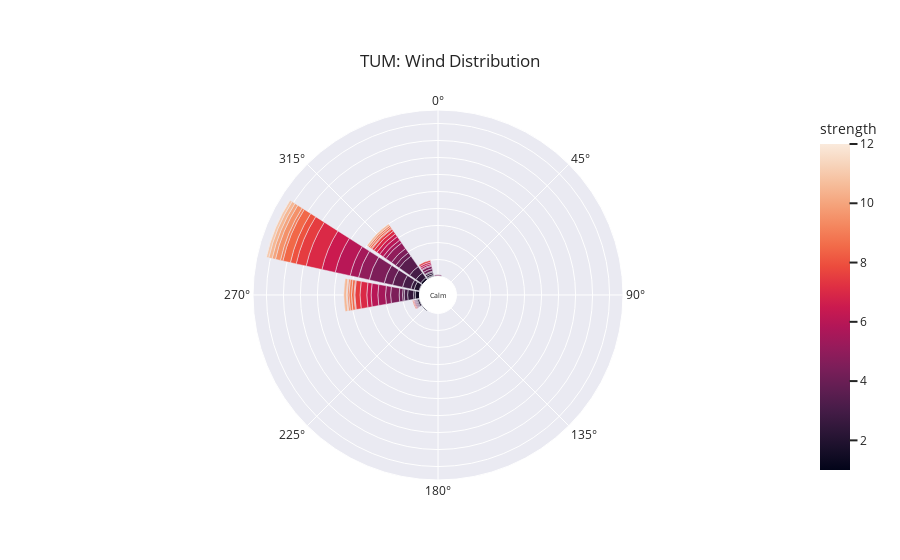
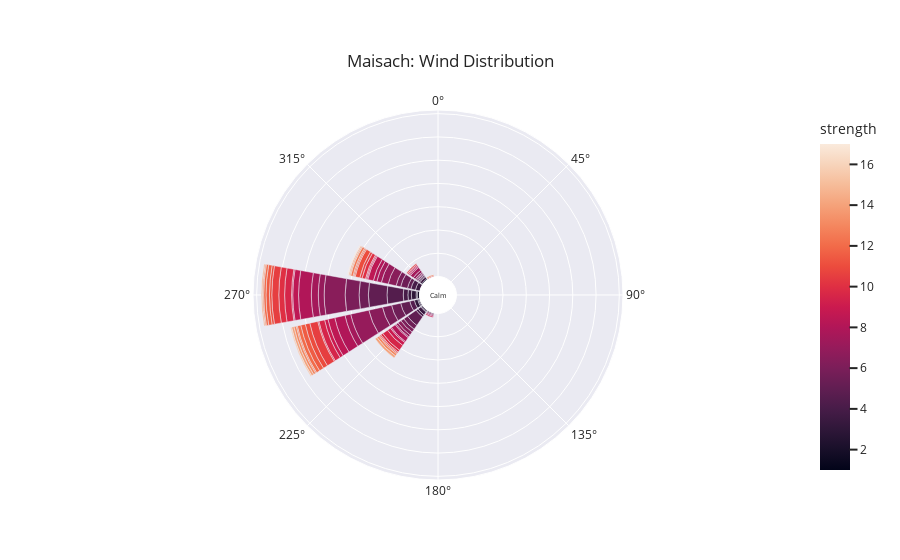
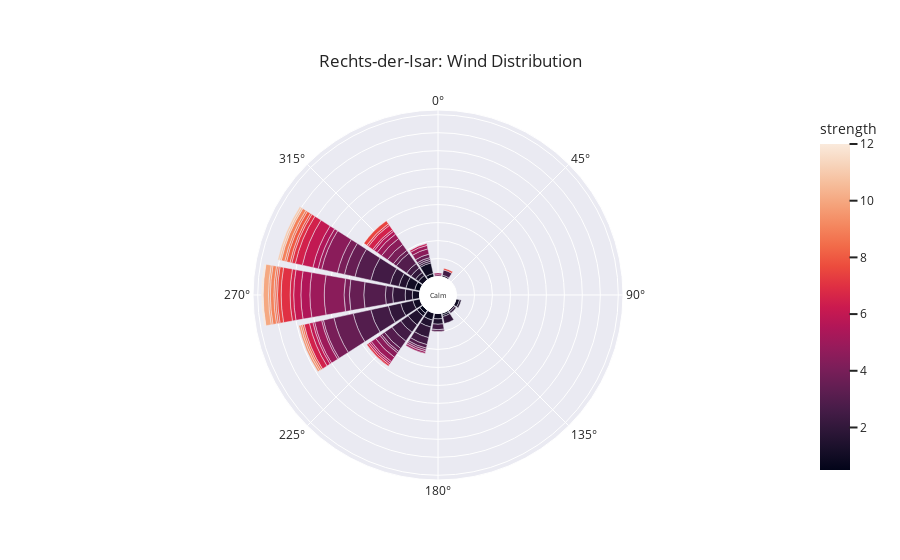
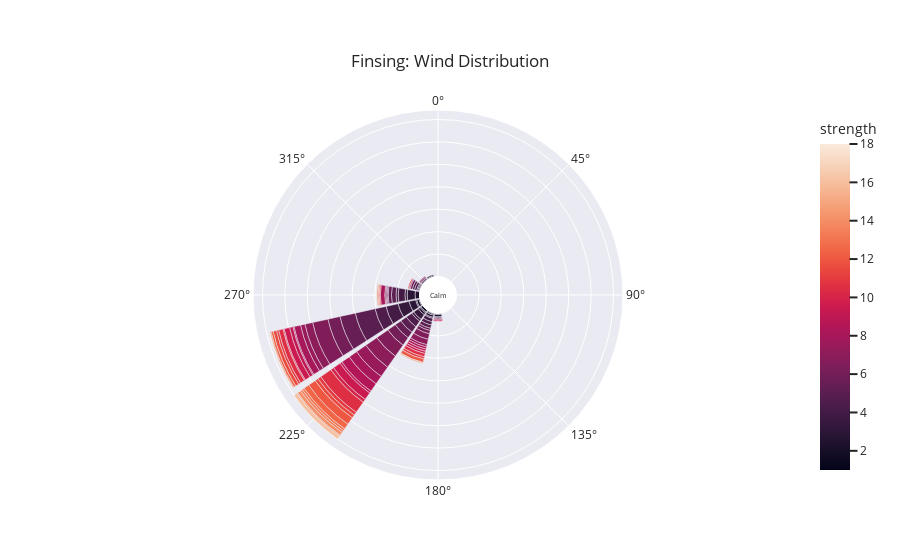

The cell these charts' notebook holds for them, in order:
### Code cell
# plot wind at 3m pole inlet
plot_wind_rose(df,6, 'TUM')
# Maisach
plot_wind_rose(df,1, 'Maisach')
# Rechts-der-Isar
plot_wind_rose(df,2, 'Rechts-der-Isar')
# Finsing
plot_wind_rose(df,15, 'Finsing')
# Großhadern
plot_wind_rose(df,4, 'Großhadern')
# Großhadern
plot_wind_rose(df,5, 'Pasing')
# Feldkirchen
plot_wind_rose(df,7, 'Feldkirchen')
# Taufkirchen
plot_wind_rose(df,8, 'Taufkirchen')
# Finsing
plot_wind_rose(df,14, 'DLR')

### Figure 1 — Plotly figure (JSON) as saved in the notebook; plotly's stock layout.template omitted (floating-point values rounded to 4 significant figures)
{"data": [{"hovertemplate": "count=%{r}<br>cardinal_direction=%{theta}<br>strength=%{marker.color}<extra></extra>", "legendgroup": "", "marker": {"color": [1, 1, 1, 1, 1.5, 1.5, 1.5, 1.5, 2, 2, 2, 2, 2.5, 2.5, 2.5, 2.5, 2.5, 3, 3, 3, 3, 3.5, 3.5, 3.5, 3.5, 4, 4, 4, 4, 4, 4.5, 4.5, 4.5, 4.5, 4.5, 4.5, 5, 5, 5, 5, 5.5, 5.5, 5.5, 6, 6, 6, 6, 6.5, 6.5, 6.5, 6.5, 7, 7, 7, 7.5, 7.5, 7.5, 7.5, 7.5, 8, 8, 8, 8.5, 8.5, 8.5, 8.5, 9, 9, 9, 9.5, 9.5, 10, 10, 10.5, 10.5, 10.5, 11, 12], "coloraxis": "coloraxis", "pattern": {"shape": ""}}, "name": "", "r": [1, 1, 1, 1, 1, 3, 5, 1, 6, 2, 2, 2, 7, 2, 1, 4, 7, 4, 1, 10, 9, 12, 2, 15, 1, 10, 5, 1, 4, 3, 3, 1, 6, 18, 10, 1, 8, 1, 13, 6, 9, 10, 4, 8, 2, 18, 5, 4, 16, 5, 2, 19, 8, 4, 2, 3, 6, 1, 12, 7, 1, 1, 3, 1, 9, 2, 2, 3, 3, 6, 2, 4, 1, 2, 3, 4, 3, 1], "showlegend": false, "subplot": "polar", "theta": [247.5, 337.5, 0, 225, 292.5, 315, 270, 337.5, 292.5, 337.5, 247.5, 270, 315, 337.5, 247.5, 292.5, 270, 270, 337.5, 292.5, 315, 292.5, 270, 315, 247.5, 292.5, 315, 247.5, 270, 337.5, 337.5, 247.5, 315, 292.5, 270, 0, 315, 337.5, 292.5, 270, 270, 292.5, 315, 270, 337.5, 292.5, 315, 315, 292.5, 270, 337.5, 292.5, 270, 315, 337.5, 315, 270, 247.5, 292.5, 292.5, 315, 270, 270, 247.5, 292.5, 315, 315, 292.5, 270, 292.5, 270, 292.5, 270, 315, 270, 292.5, 292.5, 292.5], "type": "barpolar"}], "layout": {"annotations": [{"font": {"size": 7}, "showarrow": false, "text": "Calm", "x": 0.5, "y": 0.5}], "barmode": "relative", "coloraxis": {"colorbar": {"title": {"text": "strength"}}, "colorscale": [[0, "rgb(2,4,25)"], [0.0625, "rgb(24,15,41)"], [0.125, "rgb(47,23,57)"], [0.1875, "rgb(71,28,72)"], [0.25, "rgb(97,30,82)"], [0.3125, "rgb(123,30,89)"], [0.375, "rgb(150,27,91)"], [0.4375, "rgb(177,22,88)"], [0.5, "rgb(203,26,79)"], [0.5625, "rgb(223,47,67)"], [0.625, "rgb(236,76,61)"], [0.6875, "rgb(242,107,73)"], [0.75, "rgb(244,135,95)"], [0.8125, "rgb(245,162,122)"], [0.875, "rgb(246,188,153)"], [0.9375, "rgb(247,212,187)"], [1, "rgb(250,234,220)"]]}, "legend": {"font": {"size": 14}, "orientation": "h", "tracegroupgap": 0, "x": 0.5, "xanchor": "center", "y": -0.1, "yanchor": "middle"}, "margin": {"t": 110}, "polar": {"angularaxis": {"direction": "clockwise", "rotation": 90}, "domain": {"x": [0, 1], "y": [0, 1]}, "hole": 0.1, "radialaxis": {"linewidth": 0, "showticklabels": false, "ticks": ""}}, "title": {"text": "TUM: Wind Distribution", "xanchor": "center", "yanchor": "top"}}}

### Figure 2 — Plotly figure (JSON) as saved in the notebook; plotly's stock layout.template omitted (floating-point values rounded to 4 significant figures)
{"data": [{"hovertemplate": "count=%{r}<br>cardinal_direction=%{theta}<br>strength=%{marker.color}<extra></extra>", "legendgroup": "", "marker": {"color": [1, 2, 2, 2.5, 2.5, 2.5, 2.5, 3, 3, 3, 3.5, 3.5, 3.5, 3.5, 4, 4, 4, 4, 4.5, 4.5, 4.5, 5, 5, 5, 5, 5.5, 5.5, 5.5, 5.5, 5.5, 6, 6, 6, 6, 6, 6.5, 6.5, 6.5, 6.5, 6.5, 6.5, 7, 7, 7, 7, 7, 7.5, 7.5, 7.5, 7.5, 7.5, 7.5, 8, 8, 8, 8, 8, 8.5, 8.5, 8.5, 8.5, 8.5, 9, 9, 9, 9, 9, 9.5, 9.5, 9.5, 9.5, 9.5, 10, 10, 10, 10, 10.5, 10.5, 10.5, 10.5, 10.5, 10.5, 11, 11, 11, 11.5, 11.5, 11.5, 11.5, 12, 12, 12, 12.5, 12.5, 13, 13, 13, 13, 14, 14, 14, 14.5, 14.5, 15.5, 17], "coloraxis": "coloraxis", "pattern": {"shape": ""}}, "name": "", "r": [1, 2, 1, 1, 1, 1, 1, 4, 3, 1, 4, 3, 3, 2, 4, 1, 4, 2, 4, 1, 14, 8, 3, 16, 9, 8, 8, 6, 4, 1, 8, 3, 12, 4, 1, 1, 7, 18, 1, 12, 3, 6, 2, 5, 16, 2, 1, 3, 6, 5, 1, 4, 3, 1, 9, 11, 4, 5, 6, 5, 1, 1, 3, 3, 1, 1, 1, 1, 1, 5, 6, 5, 1, 3, 5, 2, 7, 1, 1, 6, 2, 1, 4, 2, 4, 1, 4, 1, 3, 2, 3, 1, 2, 1, 1, 1, 2, 2, 1, 2, 2, 1, 1, 1, 1], "showlegend": false, "subplot": "polar", "theta": [315, 270, 247.5, 247.5, 202.5, 225, 270, 270, 247.5, 225, 292.5, 270, 225, 315, 292.5, 315, 270, 225, 247.5, 315, 270, 247.5, 292.5, 270, 225, 270, 247.5, 292.5, 225, 315, 247.5, 225, 270, 292.5, 315, 315, 292.5, 270, 202.5, 247.5, 225, 292.5, 225, 270, 247.5, 315, 225, 315, 270, 247.5, 202.5, 292.5, 292.5, 315, 247.5, 270, 225, 270, 247.5, 292.5, 315, 225, 247.5, 225, 292.5, 270, 202.5, 315, 292.5, 225, 270, 247.5, 247.5, 292.5, 270, 225, 247.5, 315, 225, 270, 292.5, 337.5, 247.5, 270, 292.5, 292.5, 247.5, 225, 270, 270, 247.5, 292.5, 292.5, 247.5, 270, 337.5, 225, 247.5, 292.5, 225, 247.5, 270, 292.5, 247.5, 292.5], "type": "barpolar"}], "layout": {"annotations": [{"font": {"size": 7}, "showarrow": false, "text": "Calm", "x": 0.5, "y": 0.5}], "barmode": "relative", "coloraxis": {"colorbar": {"title": {"text": "strength"}}, "colorscale": [[0, "rgb(2,4,25)"], [0.0625, "rgb(24,15,41)"], [0.125, "rgb(47,23,57)"], [0.1875, "rgb(71,28,72)"], [0.25, "rgb(97,30,82)"], [0.3125, "rgb(123,30,89)"], [0.375, "rgb(150,27,91)"], [0.4375, "rgb(177,22,88)"], [0.5, "rgb(203,26,79)"], [0.5625, "rgb(223,47,67)"], [0.625, "rgb(236,76,61)"], [0.6875, "rgb(242,107,73)"], [0.75, "rgb(244,135,95)"], [0.8125, "rgb(245,162,122)"], [0.875, "rgb(246,188,153)"], [0.9375, "rgb(247,212,187)"], [1, "rgb(250,234,220)"]]}, "legend": {"font": {"size": 14}, "orientation": "h", "tracegroupgap": 0, "x": 0.5, "xanchor": "center", "y": -0.1, "yanchor": "middle"}, "margin": {"t": 110}, "polar": {"angularaxis": {"direction": "clockwise", "rotation": 90}, "domain": {"x": [0, 1], "y": [0, 1]}, "hole": 0.1, "radialaxis": {"linewidth": 0, "showticklabels": false, "ticks": ""}}, "title": {"text": "Maisach: Wind Distribution", "xanchor": "center", "yanchor": "top"}}}

### Figure 3 — Plotly figure (JSON) as saved in the notebook; plotly's stock layout.template omitted (floating-point values rounded to 4 significant figures)
{"data": [{"hovertemplate": "count=%{r}<br>cardinal_direction=%{theta}<br>strength=%{marker.color}<extra></extra>", "legendgroup": "", "marker": {"color": [0.5, 0.5, 0.5, 0.5, 1, 1, 1, 1, 1, 1, 1, 1, 1, 1, 1.5, 1.5, 1.5, 1.5, 1.5, 1.5, 1.5, 1.5, 1.5, 1.5, 2, 2, 2, 2, 2, 2, 2, 2, 2, 2.5, 2.5, 2.5, 2.5, 2.5, 2.5, 2.5, 2.5, 2.5, 3, 3, 3, 3, 3, 3, 3, 3, 3.5, 3.5, 3.5, 3.5, 3.5, 3.5, 3.5, 4, 4, 4, 4, 4, 4, 4.5, 4.5, 4.5, 4.5, 4.5, 4.5, 4.5, 5, 5, 5, 5, 5, 5, 5, 5, 5.5, 5.5, 5.5, 5.5, 5.5, 6, 6, 6, 6, 6, 6, 6.5, 6.5, 6.5, 6.5, 7, 7, 7, 7, 7.5, 7.5, 7.5, 7.5, 8, 8, 8, 8.5, 8.5, 9, 9, 9, 9.5, 9.5, 10, 10.5, 11, 12], "coloraxis": "coloraxis", "pattern": {"shape": ""}}, "name": "", "r": [2, 2, 1, 3, 3, 3, 4, 4, 4, 6, 2, 2, 1, 5, 1, 1, 1, 4, 2, 3, 4, 7, 4, 6, 5, 3, 4, 6, 1, 7, 1, 7, 5, 3, 3, 10, 1, 11, 4, 3, 6, 4, 2, 12, 5, 10, 1, 1, 9, 7, 6, 1, 8, 2, 11, 2, 2, 4, 4, 1, 3, 6, 1, 3, 1, 3, 4, 9, 11, 1, 1, 4, 3, 2, 2, 1, 8, 3, 5, 1, 3, 1, 2, 1, 4, 2, 1, 6, 1, 3, 4, 2, 3, 2, 5, 1, 1, 2, 1, 2, 1, 2, 1, 1, 1, 1, 1, 2, 2, 1, 1, 3, 1, 1, 1], "showlegend": false, "subplot": "polar", "theta": [337.5, 225, 157.5, 292.5, 180, 315, 202.5, 247.5, 270, 337.5, 225, 112.5, 157.5, 292.5, 22.5, 112.5, 135, 292.5, 315, 180, 202.5, 247.5, 270, 225, 292.5, 315, 157.5, 202.5, 135, 247.5, 337.5, 270, 225, 180, 315, 247.5, 337.5, 292.5, 202.5, 22.5, 225, 270, 202.5, 270, 225, 247.5, 337.5, 180, 292.5, 315, 292.5, 202.5, 270, 225, 247.5, 315, 337.5, 292.5, 315, 0, 270, 247.5, 225, 337.5, 247.5, 225, 315, 292.5, 270, 202.5, 0, 247.5, 315, 337.5, 292.5, 202.5, 270, 225, 270, 247.5, 292.5, 225, 315, 225, 270, 247.5, 337.5, 292.5, 315, 315, 292.5, 270, 247.5, 292.5, 270, 225, 315, 315, 22.5, 270, 292.5, 292.5, 270, 247.5, 270, 292.5, 247.5, 292.5, 270, 270, 247.5, 270, 292.5, 292.5, 270], "type": "barpolar"}], "layout": {"annotations": [{"font": {"size": 7}, "showarrow": false, "text": "Calm", "x": 0.5, "y": 0.5}], "barmode": "relative", "coloraxis": {"colorbar": {"title": {"text": "strength"}}, "colorscale": [[0, "rgb(2,4,25)"], [0.0625, "rgb(24,15,41)"], [0.125, "rgb(47,23,57)"], [0.1875, "rgb(71,28,72)"], [0.25, "rgb(97,30,82)"], [0.3125, "rgb(123,30,89)"], [0.375, "rgb(150,27,91)"], [0.4375, "rgb(177,22,88)"], [0.5, "rgb(203,26,79)"], [0.5625, "rgb(223,47,67)"], [0.625, "rgb(236,76,61)"], [0.6875, "rgb(242,107,73)"], [0.75, "rgb(244,135,95)"], [0.8125, "rgb(245,162,122)"], [0.875, "rgb(246,188,153)"], [0.9375, "rgb(247,212,187)"], [1, "rgb(250,234,220)"]]}, "legend": {"font": {"size": 14}, "orientation": "h", "tracegroupgap": 0, "x": 0.5, "xanchor": "center", "y": -0.1, "yanchor": "middle"}, "margin": {"t": 110}, "polar": {"angularaxis": {"direction": "clockwise", "rotation": 90}, "domain": {"x": [0, 1], "y": [0, 1]}, "hole": 0.1, "radialaxis": {"linewidth": 0, "showticklabels": false, "ticks": ""}}, "title": {"text": "Rechts-der-Isar: Wind Distribution", "xanchor": "center", "yanchor": "top"}}}

### Figure 4 — Plotly figure (JSON) as saved in the notebook; plotly's stock layout.template omitted (floating-point values rounded to 4 significant figures)
{"data": [{"hovertemplate": "count=%{r}<br>cardinal_direction=%{theta}<br>strength=%{marker.color}<extra></extra>", "legendgroup": "", "marker": {"color": [1, 1, 2, 2, 2, 2, 2, 2.5, 2.5, 2.5, 2.5, 3, 3, 3, 3, 3, 3, 3.5, 3.5, 3.5, 3.5, 3.5, 3.5, 3.5, 4, 4, 4, 4, 4, 4.5, 4.5, 4.5, 4.5, 4.5, 4.5, 5, 5, 5, 5, 5, 5, 5.5, 5.5, 5.5, 5.5, 5.5, 6, 6, 6, 6, 6, 6.5, 6.5, 6.5, 6.5, 7, 7, 7, 7, 7, 7, 7.5, 7.5, 7.5, 8, 8, 8, 8.5, 8.5, 8.5, 9, 9, 9, 9, 9.5, 9.5, 9.5, 9.5, 10, 10, 10.5, 10.5, 10.5, 11, 11, 11, 11, 11, 11.5, 11.5, 12, 12, 12.5, 12.5, 13, 13, 13.5, 13.5, 14, 14, 14.5, 15, 16, 18, 18], "coloraxis": "coloraxis", "pattern": {"shape": ""}}, "name": "", "r": [1, 1, 1, 2, 1, 2, 1, 2, 1, 4, 1, 2, 6, 2, 7, 1, 1, 1, 1, 5, 2, 1, 10, 1, 1, 3, 11, 6, 2, 10, 6, 1, 2, 2, 3, 1, 18, 2, 3, 4, 6, 14, 3, 2, 6, 1, 3, 8, 11, 1, 2, 1, 5, 14, 12, 5, 1, 1, 12, 7, 1, 10, 4, 2, 6, 4, 8, 2, 1, 8, 2, 3, 1, 2, 2, 7, 1, 5, 1, 3, 4, 11, 3, 1, 2, 2, 1, 3, 3, 3, 3, 7, 5, 2, 1, 2, 2, 1, 1, 3, 1, 1, 3, 1, 1], "showlegend": false, "subplot": "polar", "theta": [247.5, 202.5, 202.5, 247.5, 337.5, 225, 180, 180, 247.5, 270, 225, 202.5, 247.5, 225, 270, 337.5, 292.5, 202.5, 292.5, 225, 270, 180, 247.5, 315, 292.5, 202.5, 247.5, 270, 225, 247.5, 225, 315, 292.5, 270, 202.5, 180, 247.5, 292.5, 202.5, 270, 225, 247.5, 270, 202.5, 225, 315, 202.5, 225, 247.5, 270, 292.5, 270, 202.5, 247.5, 225, 202.5, 292.5, 270, 225, 247.5, 315, 225, 247.5, 202.5, 247.5, 270, 225, 202.5, 247.5, 225, 225, 247.5, 180, 202.5, 202.5, 225, 180, 247.5, 247.5, 225, 247.5, 225, 202.5, 270, 247.5, 202.5, 292.5, 225, 247.5, 225, 202.5, 225, 225, 247.5, 270, 225, 225, 247.5, 270, 225, 225, 202.5, 225, 247.5, 225], "type": "barpolar"}], "layout": {"annotations": [{"font": {"size": 7}, "showarrow": false, "text": "Calm", "x": 0.5, "y": 0.5}], "barmode": "relative", "coloraxis": {"colorbar": {"title": {"text": "strength"}}, "colorscale": [[0, "rgb(2,4,25)"], [0.0625, "rgb(24,15,41)"], [0.125, "rgb(47,23,57)"], [0.1875, "rgb(71,28,72)"], [0.25, "rgb(97,30,82)"], [0.3125, "rgb(123,30,89)"], [0.375, "rgb(150,27,91)"], [0.4375, "rgb(177,22,88)"], [0.5, "rgb(203,26,79)"], [0.5625, "rgb(223,47,67)"], [0.625, "rgb(236,76,61)"], [0.6875, "rgb(242,107,73)"], [0.75, "rgb(244,135,95)"], [0.8125, "rgb(245,162,122)"], [0.875, "rgb(246,188,153)"], [0.9375, "rgb(247,212,187)"], [1, "rgb(250,234,220)"]]}, "legend": {"font": {"size": 14}, "orientation": "h", "tracegroupgap": 0, "x": 0.5, "xanchor": "center", "y": -0.1, "yanchor": "middle"}, "margin": {"t": 110}, "polar": {"angularaxis": {"direction": "clockwise", "rotation": 90}, "domain": {"x": [0, 1], "y": [0, 1]}, "hole": 0.1, "radialaxis": {"linewidth": 0, "showticklabels": false, "ticks": ""}}, "title": {"text": "Finsing: Wind Distribution", "xanchor": "center", "yanchor": "top"}}}
